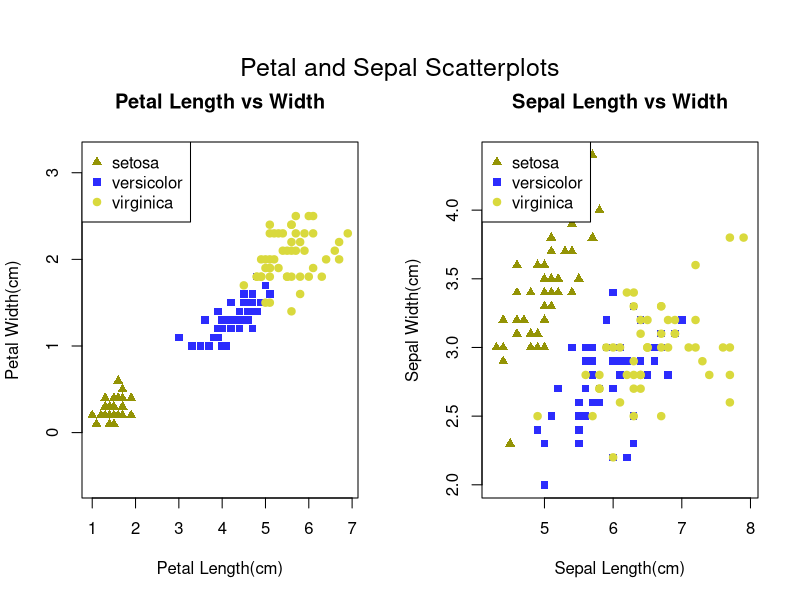
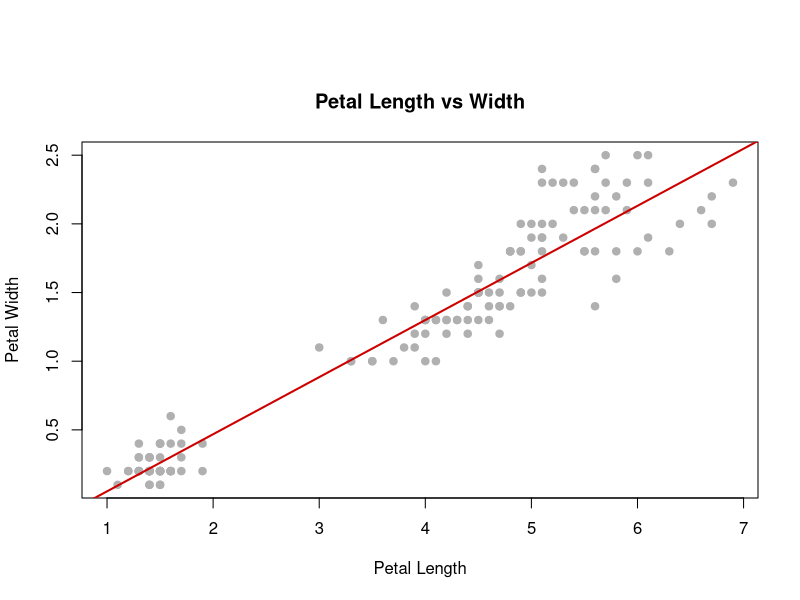
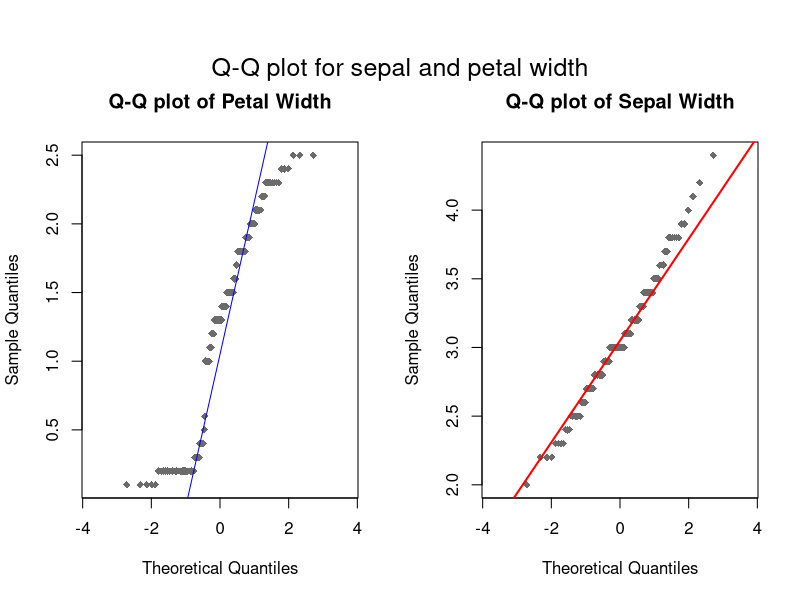
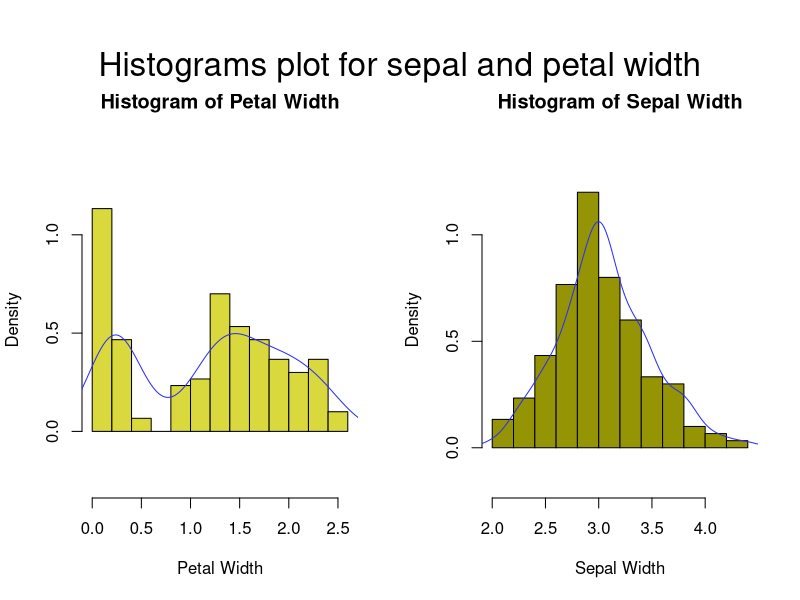
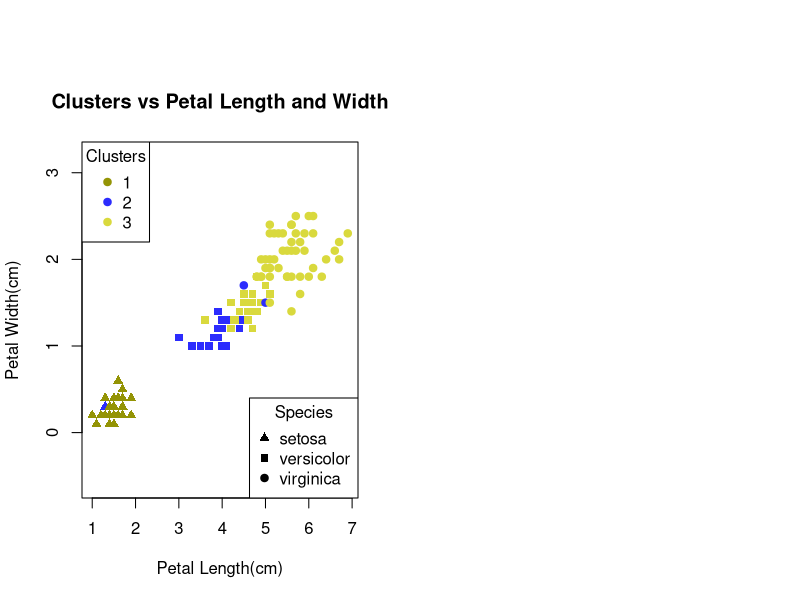
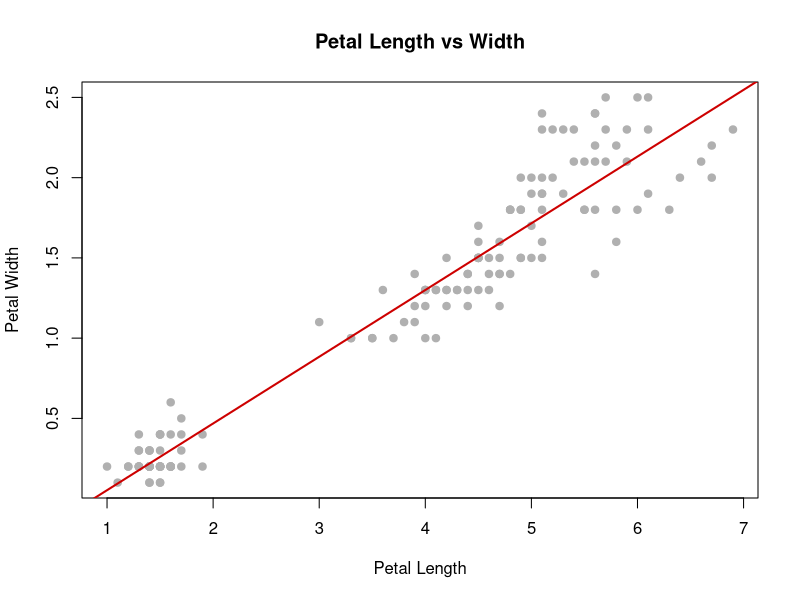
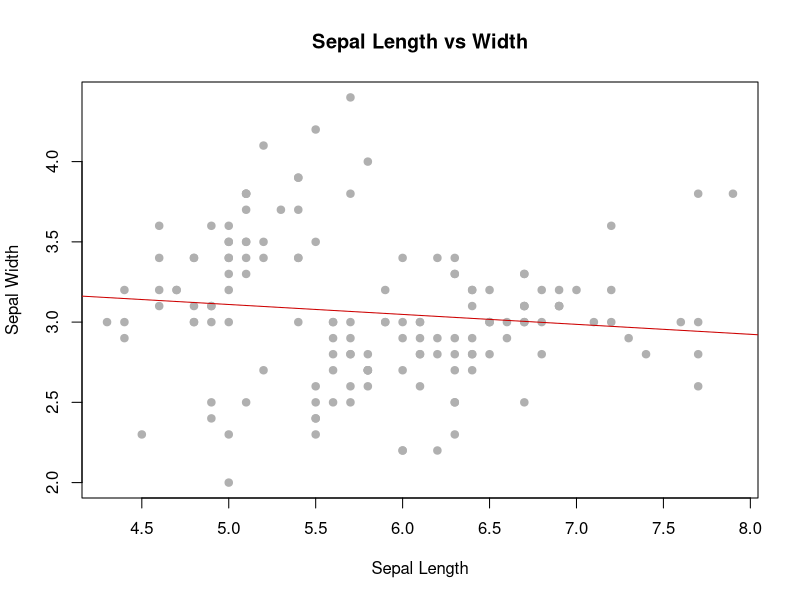

Recreate these plots in R, in order.
# Install and load necessary package
install.packages("dichromat")
library(dichromat)

# Define the original color palette
original_colors <- c("red", "blue", "green")

# Simulate color palettes for different types of colorblindness
protan <- dichromat(original_colors, type = "protan")
deutan <- dichromat(original_colors, type = "deutan")
tritan <- dichromat(original_colors, type = "tritan")

Petal.Width=(iris$Petal.Width) 
Sepal.Width=(iris$Sepal.Width) 
Petal.Length=(iris$Petal.Length) 
Sepal.Length=(iris$Petal.Length)

################################################################################

#EXCERCISE 1

# Loading the iris dataset
iris_table <- iris
species_names <- unique(iris_table$"Species")

# Print species info
print(species_names)
table(iris_table$"Species")

# Map species to original colors and colorblind-simulated colors
species_colours_original <- c("setosa" = "red", 
                              "versicolor" = "blue", 
                              "virginica" = "green")

species_colours_deutan <- c("setosa" = deutan[1], 
                            "versicolor" = deutan[2], 
                            "virginica" = deutan[3])

# Shapes for the species (consistent across plots)
species_shapes <- c("setosa" = 17, "versicolor" = 15, "virginica" = 19)


# Creating scatterplots

# Setting up the plotting area to produce a multi-panel plot with 1 row and 2 columns.
# Adjusting outer and inner margins
par(mfrow = c(1, 2), oma = c(0, 0, 3, 0), mar = c(5, 4, 4, 2) + 0.1) 

plot(iris$Petal.Length, iris$Petal.Width, 
     col = species_colours_deutan[iris$Species], 
     pch = species_shapes[iris$Species], 
     xlab = "Petal Length(cm)", ylab = "Petal Width(cm)", asp = 2,
     main = "Petal Length vs Width")
legend("topleft", legend = names(species_colours_deutan), 
       col = species_colours_deutan, 
       pch = species_shapes, cex = 1)

plot(iris$Sepal.Length, iris$Sepal.Width, 
     col = species_colours_deutan[iris$Species], 
     pch = species_shapes[iris$Species], 
     xlab = "Sepal Length(cm)", ylab = "Sepal Width(cm)", asp = 2, 
     main = "Sepal Length vs Width")  
legend("topleft", legend = names(species_colours_deutan), 
       col = species_colours_deutan, 
       pch = species_shapes, cex = 1) 

# Adding a common title for both plots.
mtext("Petal and Sepal Scatterplots", side = 3, outer = TRUE, 
      line = -1, cex = 1.5) # Adds a title to the entire plotting area.

# Resetting plotting parameters to avoid that future subsequent plots might 
#nherit the multi-panel layout.
par(mfrow = c(1, 1))




#EXCERCISE 2

# Linear regression for petal length vs. petal width
petal_lm <- lm(Petal.Width ~ Petal.Length, data = iris_table)

# Linear regression for sepal length vs. sepal width
sepal_lm <- lm(Sepal.Width ~ Sepal.Length, data = iris_table)

# Plotting Petal Variables
png("petal_scatterplot.png", width = 800, height = 600)
plot(iris$Petal.Length, iris$Petal.Width,
     xlab = "Petal Length", ylab = "Petal Width",
     main = "Petal Length vs Width", pch = 19, col = "gray69")
abline(petal_lm, col = "red3", lwd = 2)
dev.off()

# Display Petal Variables plot
plot(iris$Petal.Length, iris$Petal.Width,
     xlab = "Petal Length", ylab = "Petal Width",
     main = "Petal Length vs Width", pch = 19, col = "gray69")
abline(petal_lm, col = "red3", lwd = 2)

# Plotting Sepal Variables

png("sepal_scatterplot.png", width = 800, height = 600)
plot(iris$Sepal.Length, iris$Sepal.Width,
     xlab = "Sepal Length", ylab = "Sepal Width",
     main = "Sepal Length vs Width", pch = 19, col = "gray69")
abline(sepal_lm, col = "red3", lwd = 1)
dev.off()




#EXCERCISE 3

################################################################################
#I just modified the asp (aspect ratio) and the colorurs but at the end
#I don't think we are required to do the q-q plot from the excercise 3

par(mfrow = c(1, 2), oma = c(0, 0, 3, 0), mar = c(5, 4, 4, 2) + 0.1)

qqplot.Petalwidth.pdf = qqnorm(Petal.Width, 
                               main = "Q-Q plot of Petal Width", 
                               col = "gray42", 
                               asp=4,
                               pch = 18)

qqline(Petal.Width, col = "blue", lwd = 1)

qqplot.Sepalwidth.pdf = qqnorm(Sepal.Width, 
                               main = "Q-Q plot of Sepal Width", 
                               col = "gray42", 
                               asp=4,
                               pch = 18)

qqline(Sepal.Width, col = "red", lwd = 2)

mtext("Q-Q plot for sepal and petal width", side = 3, outer = TRUE, 
        line = -1, cex = 1.5) # Adds a title to the entire plotting area
################################################################################

#shapiro test

petal_width_shapiro = shapiro.test(Petal.Width)
petal_width_shapiro

# Shapiro-Wilk normality test
# data:  Petal.Width
# W = 0.90183, p-value = 1.68e-08

sepal_width_shapiro = shapiro.test(Sepal.Width)
sepal_width_shapiro

# Shapiro-Wilk normality test
# data:  Sepal.Width
# W = 0.98492, p-value = 0.1012


#Histogram for the petal width

par(mfrow = c(1, 2), oma = c(0, 0, 3, 0), mar = c(5, 4, 4, 2) + 0.1)

histo.Petal.Width.pdf = hist(Petal.Width, 
                             main = "Histogram of Petal Width", 
                             freq = F, 
                             col = deutan[3],
                             asp = 2,
                             xlab = "Petal Width")
Pd = density(Petal.Width)
lines(Pd, col = deutan[2])


#Histogram for the sepal width

histo.Sepal.Width.pdf = hist(Sepal.Width, 
                             main = "Histogram of Sepal Width", 
                             freq = F, 
                             col = deutan[1], 
                             asp = 2,
                             xlab = "Sepal Width")
Sd = density(Sepal.Width)
lines(Sd, col = deutan[2])

mtext("Histograms plot for sepal and petal width", side = 3, outer = TRUE, 
      line = -1, cex = 2) # Adds a title to the entire plotting area




#EXCERCISE 4

#Removal of the column "Species" since it is qualitative and not numerical  
#Clustering is performed with only numerical objects

iris_numeric <- iris_table[, -ncol(iris_table)] #since the column "Species" is the last one

#Reduction to the 4 variables: 
#"Sepal.Length", "Sepal.Width", "Petal.Length", "Petal.Width"

#After scaling the dataset that gives 
#Equal Weighting: Features in different units or scales can dominate distance calculations, leading to biased results. 
#Improved Accuracy: Scaling ensures each feature contributes equally, helping to identify the true data structure. 
#Consistency: Distance metrics like Euclidean distance are sensitive to scale; scaling ensures consistent and meaningful distances.

#it is time for the computation of the distance matrix to define the distance between the new group and
#the rest of the data points.

iris_dist=dist(scale(iris_numeric))

#as this default method is implemented with:
iris_hc = hclust(iris_dist)

#the distance between pairs of clusters is defined as the
#maximum value of all possible distances between elements of the two clusters.
  
#This function produces a vector that defines the belonging to one of the 3 groups.
iris_clusters = cutree(iris_hc, k=3)

iris$iris_clusters <- iris_clusters

#Now, we can test the performance of the clustering method by comparing 
#the original classification with the clustering:

contingency_table <- table (iris$iris_clusters, iris$Species)

print(contingency_table)

#setosa versicolor virginica
#1     49          0         0
#2      1         21         2
#3      0         29        48

#prepearing the clustering colours in a way that enables colorblind people to use it

cluster_colors <- dichromat(c("red", "blue", "green"), type = "deutan")

plot(iris$Petal.Length, iris$Petal.Width, 
     col = cluster_colors[iris_clusters], 
     pch = species_shapes[iris$Species], 
     xlab = "Petal Length(cm)", ylab = "Petal Width(cm)", asp = 2,
     main = "Clusters vs Petal Length and Width")

legend("topleft", legend = unique(iris_clusters), 
       col = cluster_colors, 
       pch = 19, cex = 1, title = "Clusters")

legend("bottomright", legend = names(species_shapes), 
       col = "black", 
       pch = species_shapes, cex = 1, title = "Species")
